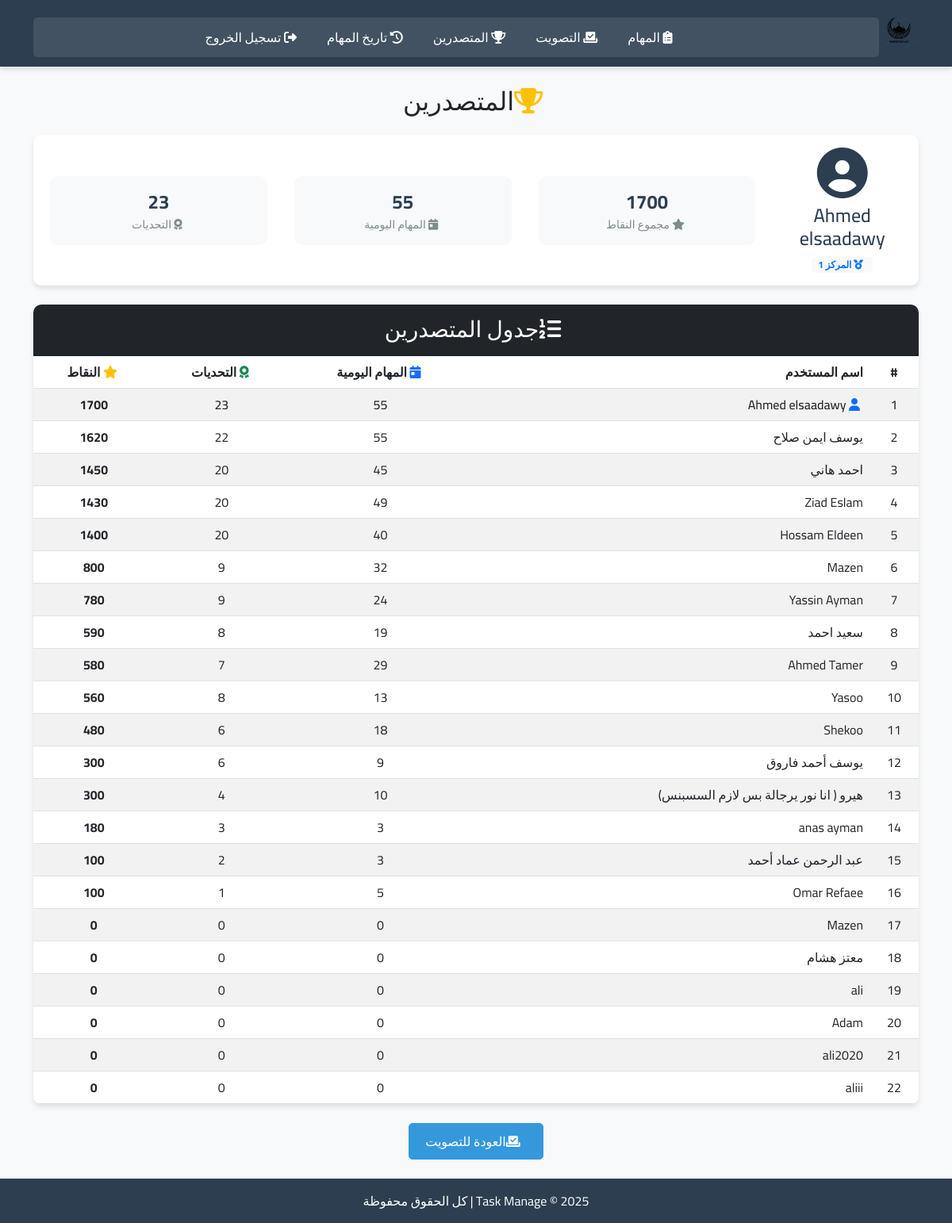
The app's page /leaderboard (signed in) with its own data.
### main.py (models this page shows)
class User(db.Model):
    id = db.Column(db.Integer, primary_key=True)
    username = db.Column(db.String(100), unique=True, nullable=False)
    password = db.Column(db.String(200), nullable=False)
    tasks = db.relationship('UserTask', backref='user', lazy=True)

### main.py (the view)
    @app.route('/leaderboard')
    def leaderboard():
        users = User.query.all()
        leaderboard_data = []
        current_user_id = session.get('user_id')
        for user in users:
            total_points = sum(ut.points for ut in user.tasks)
            daily_count = len([ut for ut in user.tasks if ut.task_type == "daily"])
            challenge_count = len([ut for ut in user.tasks if ut.task_type == "challenge"])
            leaderboard_data.append({
                'username': user.username,
                'daily_count': daily_count,
                'challenge_count': challenge_count,
                'points': total_points,
                'is_current_user': user.id == current_user_id
            })
        leaderboard_data.sort(key=lambda x: x['points'], reverse=True)
        user_rank = None
        user_data = None
        if current_user_id:
            for index, entry in enumerate(leaderboard_data):
                if entry['is_current_user']:
                    user_rank = index + 1
                    user_data = entry
                    break
        return render_template('leaderboard.html',
                               leaderboard=leaderboard_data,
                               user_rank=user_rank,
                               user_data=user_data)

### templates/leaderboard.html (shortened to what this page needs)
{% extends "base.html" %}
{% block content %}
<div class="page-header mb-4 text-center">
  <h2><i class="fas fa-trophy text-warning me-2"></i>المتصدرين</h2>
</div>
{% if user_data %}
<div class="user-summary-card mb-4">
  <div class="row align-items-center p-3">
    <div class="col-md-2 text-center avatar-container">
      <i class="fas fa-user-circle fa-4x mb-2"></i>
      <h4 class="mb-0">{{ user_data.username }}</h4>
      <div class="badge bg-light text-primary mt-2">
        <i class="fas fa-medal me-1"></i> المركز {{ user_rank }}
      </div>
    </div>
    <div class="col-md-10">
      <div class="row text-center">
        <div class="col-md-4">
          <div class="stat-item">
            <div class="stat-value">{{ user_data.points }}</div>
            <div class="stat-label"><i class="fas fa-star me-1"></i> مجموع النقاط</div>
          </div>
        </div>
        <div class="col-md-4">
          <div class="stat-item">
            <div class="stat-value">{{ user_data.daily_count }}</div>
            <div class="stat-label"><i class="fas fa-calendar-day me-1"></i> المهام اليومية</div>
          </div>
        </div>
        <div class="col-md-4">
          <div class="stat-item">
            <div class="stat-value">{{ user_data.challenge_count }}</div>
            <div class="stat-label"><i class="fas fa-award me-1"></i> التحديات</div>
          </div>
        </div>
      </div>
    </div>
  </div>
</div>
{% endif %}
<div class="card leaderboard-card">
  <div class="card-header bg-dark text-white">
    <h3 class="mb-0 text-center"><i class="fas fa-list-ol me-2"></i>جدول المتصدرين</h3>
  </div>
  <div class="card-body p-0">
    <table class="table table-striped mb-0">
      <thead class="bg-light">
        <tr>
          <th class="text-center">#</th>
          <th>اسم المستخدم</th>
          <th class="text-center"><i class="fas fa-calendar-day text-primary me-1"></i> المهام اليومية</th>
          <th class="text-center"><i class="fas fa-award text-success me-1"></i> التحديات</th>
          <th class="text-center"><i class="fas fa-star text-warning me-1"></i> النقاط</th>
        </tr>
      </thead>
      <tbody>
        {% for entry in leaderboard %}
        <tr class="{% if entry.is_current_user %}current-user-row{% endif %}">
          <td class="text-center">{{ loop.index }}</td>
          <td>
            {% if entry.is_current_user %}
            <i class="fas fa-user me-1 text-primary"></i>
            {% endif %}
            {{ entry.username }}
          </td>
          <td class="text-center">{{ entry.daily_count }}</td>
          <td class="text-center">{{ entry.challenge_count }}</td>
          <td class="text-center fw-bold">{{ entry.points }}</td>
        </tr>
        {% endfor %}
      </tbody>
    </table>
  </div>
</div>
<div class="text-center mt-4">
  <a href="{{ url_for('vote') }}" class="btn btn-primary">
    <i class="fas fa-vote-yea me-2"></i>العودة للتصويت
  </a>
</div>
{% endblock %}

### static/style.css (style rules this page uses)
:root { --primary-color: #2c3e50; --secondary-color: #3498db; --success-color: #2ecc71; --warning-color: #f39c12; --danger-color: #e74c3c; --light-color: #ecf0f1; --dark-color: #34495e; --shadow: 0 4px 6px rgba(0, 0, 0, 0.1); }
body { font-family: 'Cairo', sans-serif; background-color: #f8f9fa; direction: rtl; text-align: right; }
.card { box-shadow: var(--shadow); border-radius: 10px; border: none; margin-bottom: 20px; overflow: hidden; }
.card-header { padding: 15px 20px; font-weight: bold; }
.card-body { padding: 20px; }
.leaderboard-card { box-shadow: var(--shadow); border: none; }
.current-user-row { background-color: rgba(52, 152, 219, 0.1) !important; font-weight: 500; }
.user-summary-card { background-color: white; border-radius: 10px; box-shadow: var(--shadow); }
.avatar-container { color: var(--primary-color); }
.stat-item { padding: 15px; background-color: #f8f9fa; border-radius: 10px; margin: 5px; }
.stat-value { font-size: 24px; font-weight: bold; color: var(--primary-color); }
.stat-label { color: #7f8c8d; font-size: 14px; }
.btn { border-radius: 5px; padding: 10px 20px; font-weight: 500; transition: all 0.3s ease; }
.btn-primary { background-color: var(--secondary-color); border-color: var(--secondary-color); }
.card { animation: fadeIn 0.5s ease; }

### records on screen
User: username "Ahmed elsaadawy", daily_count "55", challenge_count "23", points "1700"
User: username "يوسف ايمن صلاح", daily_count "55", challenge_count "22", points "1620"
User: username "احمد هاني", daily_count "45", challenge_count "20", points "1450"
User: username "Ziad Eslam", daily_count "49", challenge_count "20", points "1430"
User: username "Hossam Eldeen", daily_count "40", challenge_count "20", points "1400"
User: username "Mazen", daily_count "32", challenge_count "9", points "800"
User: username "Yassin Ayman", daily_count "24", challenge_count "9", points "780"
User: username "سعيد احمد", daily_count "19", challenge_count "8", points "590"
User: username "Ahmed Tamer", daily_count "29", challenge_count "7", points "580"
User: username "Yasoo", daily_count "13", challenge_count "8", points "560"
User: username "Shekoo", daily_count "18", challenge_count "6", points "480"
User: username "يوسف أحمد فاروق", daily_count "9", challenge_count "6", points "300"
User: username "هيرو ( انا نور يرجالة بس لازم السسبنس)", daily_count "10", challenge_count "4", points "300"
User: username "anas ayman", daily_count "3", challenge_count "3", points "180"
User: username "عبد الرحمن عماد أحمد", daily_count "3", challenge_count "2", points "100"
User: username "Omar Refaee", daily_count "5", challenge_count "1", points "100"
User: username "Mazen", daily_count "0", challenge_count "0", points "0"
User: username "معتز هشام", daily_count "0", challenge_count "0", points "0"
User: username "ali", daily_count "0", challenge_count "0", points "0"
User: username "Adam", daily_count "0", challenge_count "0", points "0"
User: username "ali2020", daily_count "0", challenge_count "0", points "0"
User: username "aliii", daily_count "0", challenge_count "0", points "0"

### other values on screen
{{ user_rank }} "1"
{{ user_data.points }} "1700"
{{ user_data.daily_count }} "55"
{{ user_data.challenge_count }} "23"
